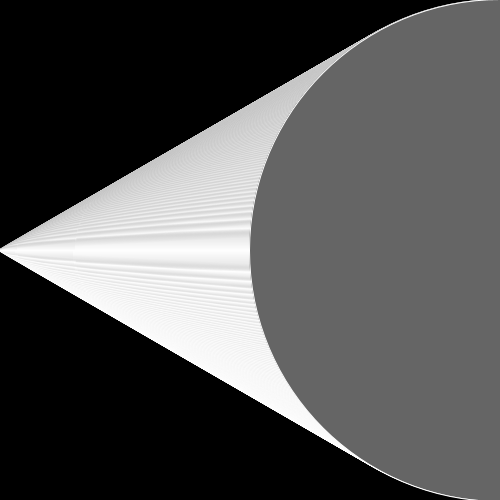
Frame 1 (no input)
Frame 60 (the mouse pressed at the canvas centre just before this capture): identical to frame 1, image omitted
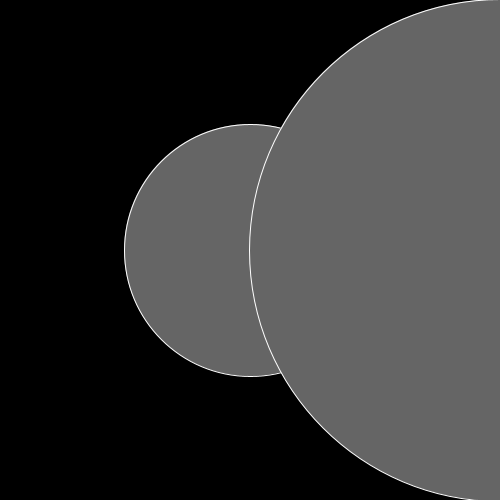
Frame 120 (the mouse held since frame 60 and released just before this capture)

The Processing sketch that drew these frames (run headless with seeded random() and noise(); from frame 60 on, the mouse is pressed at the canvas centre):

// Processing sketch: while_dos
// ── while_dos.pde
float x = 0;

void setup() {
  size(500, 500);
}


void draw() {
  background(0);
  // trabajar con el mouse

  //observemos la capacidad de 
  //anidar los bloques
  x = 0;
  while (x < width) {
    if (mouseX < 1) {
      x = x+1;
    } else {
      x = x+mouseX;
    }
    
    fill(101);
    stroke(255);
    ellipse(x, width/2, x+2, x+2);
  }
}
